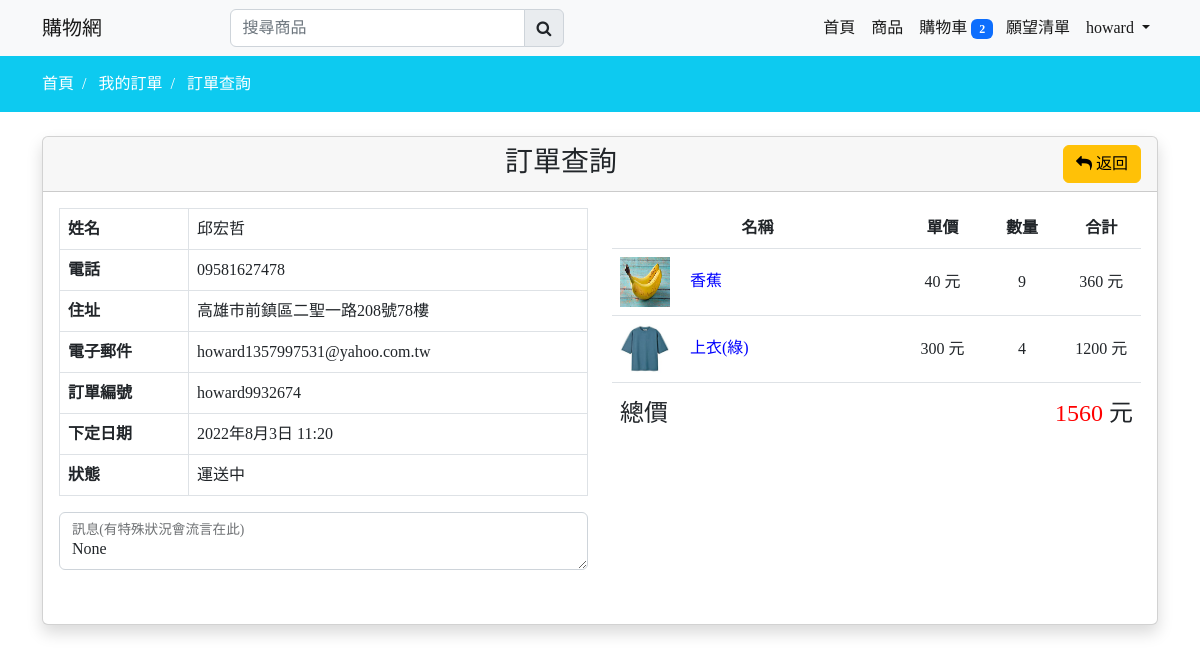
The app's page /orderview/howard9932674 (signed in) with its own data.
### mainapp/models.py (models this page shows, shortened)
class Profile(models.Model):
    user = models.OneToOneField(User,on_delete=models.CASCADE,null=True,blank=True)
    first_name = models.CharField(max_length=150,null=True,blank=True)
    last_name = models.CharField(max_length=150,null=True,blank=True)
    phone = models.CharField(max_length=150,null=True,blank=True)
    address = models.CharField(max_length=150,null=True,blank=True)
    email = models.EmailField(max_length=150,null=True,blank=True)
    profile_image = models.ImageField(upload_to=get_profile_file_path,null=True,blank=True)
    create_at = models.DateTimeField(auto_now_add=True)
    @property
    def cart_item_total(self):
        total = len(self.cart_set.all())
        return total
    @property
    def wishlist_item_total(self):
        total = len(self.wishlist_set.all())
        return total

class Cart(models.Model):
    user = models.ForeignKey(Profile,on_delete=models.CASCADE)
    product = models.ForeignKey(Product,on_delete=models.CASCADE)
    product_qty = models.IntegerField(null=False,blank=False)
    create_at = models.DateTimeField(auto_now_add=True)

class Order(models.Model):
    user = models.ForeignKey(Profile,on_delete=models.CASCADE)
    first_name = models.CharField(max_length=150,null=False)
    last_name = models.CharField(max_length=150,null=False)
    email = models.CharField(max_length=150,null=False)
    phone = models.CharField(max_length=150,null=False)
    address = models.CharField(max_length=150,null=False)
    total_price = models.IntegerField(null=False)
    payment_mode = models.CharField(max_length=150,null=True,blank=True)
    payment_id = models.CharField(max_length=150,null=True,blank=True)
    orderstatus = (
        ('運送中','運送中'),
        ('完成','完成')
    )
    status = models.CharField(max_length=150,default='運送中',choices=orderstatus)
    message = models.TextField(null=True,blank=True)
    tracking_num = models.CharField(max_length=150,null=True,blank=True)
    create_at = models.DateTimeField(auto_now_add=True)
    update_at = models.DateTimeField(auto_now=True)

class OrderItem(models.Model):
    order = models.ForeignKey(Order,on_delete=models.CASCADE)
    product = models.ForeignKey(Product,on_delete=models.CASCADE)
    price = models.IntegerField(null=False)
    quantity = models.IntegerField(null=False)
    @property
    def item_totalprice(self):
        total = self.product.selling_price * self.quantity
        return total

class Product(models.Model):
    category = models.ForeignKey(Category,on_delete=models.CASCADE)
    slug = models.SlugField(null=False,unique=True,default=uuid.uuid1)
    name = models.CharField(max_length=150,null=False,blank=False)
    product_image = models.ImageField(upload_to=get_file_path,null=True,blank=True)
    small_description = models.CharField(max_length=150,null=False,blank=False)
    description = models.TextField(max_length=500,null=False,blank=False)
    quantity = models.IntegerField(null=False,blank=False)
    original_price = models.IntegerField(null=False,blank=False)
    selling_price = models.IntegerField(null=False,blank=False)
    status = models.BooleanField(default=False,help_text='0=default,1=Hidden')
    trending = models.BooleanField(default=False,help_text='0=default,1=Trending')
    tag = models.CharField(max_length=150,null=True,blank=True)
    meta_title = models.CharField(max_length=150,null=True,blank=True)
    meta_keywords = models.CharField(max_length=150,null=True,blank=True)
    meta_description = models.CharField(max_length=150,null=True,blank=True)
    created_at = models.DateTimeField(auto_now_add=True)
    @property
    def product_imageURL(self):
        try:
            url = self.product_image.url
        except:
            url = ''
        return url

### mainapp/controller/order.py (the view)
# urls.py: path('orderview/<str:tracking_num>',order.orderview, name='orderview'),
@login_required
def orderview(request,tracking_num):
    profile = Profile.objects.get(user=request.user)
    order = Order.objects.filter(user=request.user.profile,tracking_num=tracking_num).first()
    orderitems = OrderItem.objects.filter(order=order) #order不能傳入quaryset，必須是值，因此上面用first()取出
    return render(request,'store/orderview.html',locals())

### mainapp/templates/store/orderview.html (shortened to what this page needs)
{% extends 'store/layouts/main.html' %}
{% load static %}
{% block content %}
<div class="py-3 bg-info">
    <div class="container">
        <a class="text-white" href="{% url 'home' %}">首頁 &nbsp;/ &nbsp;</a>
        <a class="text-white" href="{% url 'my_order' %}">我的訂單 &nbsp;/ &nbsp;</a>
        <a class="text-white" href="{% url 'orderview' order.tracking_num %}">訂單查詢</a>
    </div>
</div>
<div class="container mt-4">
    <div class="row">
        <div class="col-md-12">
            <div class="card shadow">
                <div class="card-header">
                    <h3 class="mb-0 text-center">
                        訂單查詢<a href="{% url 'my_order' %}" class="btn btn-warning float-end"><i class="fa fa-reply"></i> 返回</a>
                    </h3>
                </div>
                <div class="card-body">
                    <div class="row">
                        <div class="col-md-6">
                            <table class="table table-bordered">
                                <tbody>
                                    <tr>
                                        <th>姓名</th>
                                        <td>{{order.last_name}}{{order.first_name}}</td>
                                    </tr>
                                    <tr>
                                        <th>電話</th>
                                        <td>{{order.phone}}</td>
                                    </tr>
                                    <tr>
                                        <th>住址</th>
                                        <td>{{order.address}}</td>
                                    </tr>
                                    <tr>
                                        <th>電子郵件</th>
                                        <td>{{order.email}}</td>
                                    </tr>
                                    <tr>
                                        <th>訂單編號</th>
                                        <td>{{order.tracking_num}}</td>
                                    </tr>
                                    <tr>
                                        <th>下定日期</th>
                                        <td>{{order.create_at}}</td>
                                    </tr>
                                    <tr>
                                        <th>狀態</th>
                                        <td>{{order.status}}</td>
                                    </tr>
                                </tbody>
                            </table>
                            <div class="form-floating">
                                <textarea class="form-control" placeholder="Leave a comment here" id="floatingTextarea">{{order.message}}</textarea>
                                <label for="floatingTextarea">訊息(有特殊狀況會流言在此)</label>
                              </div>
                        </div>
                        <div class="col-md-6 check-height">
                            <table class="table table-bordereds">
                                <thead>
                                    <tr class="text-center">
                                        <th>名稱</th>
                                        <th>單價</th>
                                        <th>數量</th>
                                        <th>合計</th>
                                    </tr>
                                </thead>
                                <tbody>
                                    {% for item in orderitems %}
                                    <tr class="td-display">
                                        <td>
                                            <img src="{% static item.product.product_imageURL %}" class="me-2" height="50px" width="50px" alt="Image product">
                                            <span class="ms-2" style="color: blue;">{{item.product.name}}</span>
                                        </td>
                                        <td class="text-center align-middle">{{item.price}} 元</td>
                                        <td class="text-center align-middle">{{item.quantity}}</td>
                                        <td class="text-center align-middle">{{item.item_totalprice}} 元</td>
                                    </tr>
                                    {% endfor %}
                                </tbody>
                            </table>
                            <h4 class="px-2">總價 <span class="float-end"><span style="color: red;">{{order.total_price}}</span> 元</span></h4>
                        </div>
                    </div>
                </div>
            </div>
        </div>
    </div>
</div>
{% endblock content %}

### mainapp/templates/store/inc/navbar.html (shortened to what this page needs)
<nav class="navbar navbar-expand-lg bg-light" id="item_count">
    <div class="container">
      <a class="navbar-brand" href="{% url 'home' %}">購物網</a>
      <div class="search-bar">
        <form action="{% url 'search_product' %}" method="POST">
          <div class="input-group">
            <input type="search" class="form-control" id="search_product" name="search_product" placeholder="搜尋商品" required>
            <button class="input-group-text"><i class="fa fa-search"></i></button>
          </div>
      </form>
      </div>
      <div class="collapse navbar-collapse" id="navbarNav">
        <ul class="navbar-nav ms-auto">
          <li class="nav-item">
            <a class="nav-link active {% if request.resolver_match.url_name == 'home' %}navactive{% endif %}" aria-current="page" href="{% url 'home' %}">首頁</a>
          </li>
          <li class="nav-item">
            <a class="nav-link active {% if request.resolver_match.url_name == 'collections' %}navactive{% endif %}" href="{% url 'collections' %}">商品</a>
          </li>
          <li class="nav-item">
            <a class="nav-link active {% if request.resolver_match.url_name == 'cart' %}navactive{% endif %}" aria-current="page" href="{% url 'cart' %}">
              購物車
              {% if profile.cart_item_total > 0 %}
              <span class="badge badge-pill bg-primary cart-count" style="margin-right: -3px;">{{profile.cart_item_total}}</span>
              {% endif %}
            </a>
          </li>
          <li class="nav-item">
            <a class="nav-link active {% if request.resolver_match.url_name == 'wishlist' %}navactive{% endif %}" aria-current="page" href="{% url 'wishlist' %}">
              願望清單
            </a>
          </li>
          {% if request.user.is_authenticated %}
          <li class="nav-item dropdown">
            <a class="nav-link dropdown-toggle active ints"
            href="#" role="button" data-bs-toggle="dropdown" aria-expanded="false">
              {{request.user}}
            </a>
          </li>
          {% else %}
          <li class="nav-item">
            <a class="nav-link" href="{% url 'login' %}">登入</a>
          </li>
          {% endif  %}
        </ul>
      </div>
    </div>
  </nav>

### static/css/custom.css (style rules this page uses)
.search-bar { width: 30% !important; margin-left: 10%; }

### mainapp/templates/store/orderview.html (style rules this page uses)
.td-display td:nth-child(1) { width: 55%; }
.td-display td:nth-child(2) { width: 15%; }
.td-display td:nth-child(3) { width: 15%; }
.td-display td:nth-child(4) { width: 15%; }
.check-height { height: 400px; overflow-y: auto; }

### mainapp/templates/store/layouts/main.html (style rules this page uses)
* { font-family: 'Noto Serif TC', serif; }
a { text-decoration: none; }

### records on screen
Profile: cart_item_total "2"
Order: last_name "邱", first_name "宏哲", phone "09581627478", address "高雄市前鎮區二聖一路208號78樓", email "howard1357997531@yahoo.com.tw", tracking_num "howard9932674", create_at "2022年8月3日 11:20", status "運送中", message "None", total_price "1560"
OrderItem: product.product_image (picture), product.name "香蕉", price "40", quantity "9", item_totalprice "360"
OrderItem: product.product_image (picture), product.name "上衣(綠)", price "300", quantity "4", item_totalprice "1200"

### other values on screen
{{ request.user }} "howard"
